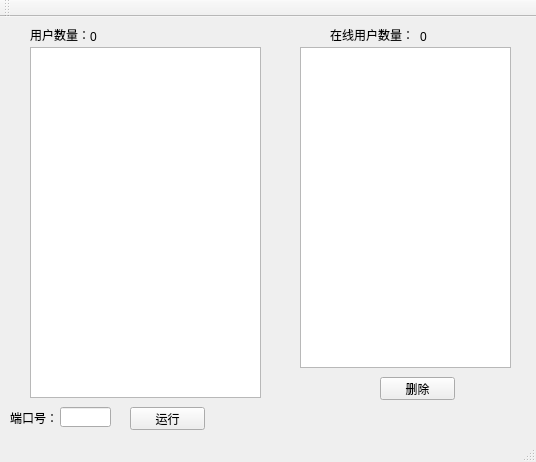
<?xml version="1.0" encoding="UTF-8"?>
<ui version="4.0">
 <class>MainWindow</class>
 <widget class="QMainWindow" name="MainWindow">
  <property name="geometry">
   <rect>
    <x>0</x>
    <y>0</y>
    <width>536</width>
    <height>462</height>
   </rect>
  </property>
  <property name="windowTitle">
   <string>服务器</string>
  </property>
  <widget class="QWidget" name="centralWidget">
   <widget class="QListWidget" name="listWidget">
    <property name="geometry">
     <rect>
      <x>30</x>
      <y>30</y>
      <width>231</width>
      <height>351</height>
     </rect>
    </property>
   </widget>
   <widget class="QLabel" name="label">
    <property name="geometry">
     <rect>
      <x>30</x>
      <y>10</y>
      <width>61</width>
      <height>16</height>
     </rect>
    </property>
    <property name="text">
     <string>用户数量：</string>
    </property>
   </widget>
   <widget class="QLabel" name="label_2">
    <property name="geometry">
     <rect>
      <x>90</x>
      <y>10</y>
      <width>54</width>
      <height>20</height>
     </rect>
    </property>
    <property name="text">
     <string>0</string>
    </property>
   </widget>
   <widget class="QPushButton" name="pushButton">
    <property name="geometry">
     <rect>
      <x>380</x>
      <y>360</y>
      <width>75</width>
      <height>23</height>
     </rect>
    </property>
    <property name="text">
     <string>删除</string>
    </property>
   </widget>
   <widget class="QListWidget" name="listWidget_2">
    <property name="geometry">
     <rect>
      <x>300</x>
      <y>30</y>
      <width>211</width>
      <height>321</height>
     </rect>
    </property>
   </widget>
   <widget class="QLabel" name="label_3">
    <property name="geometry">
     <rect>
      <x>330</x>
      <y>10</y>
      <width>81</width>
      <height>16</height>
     </rect>
    </property>
    <property name="text">
     <string>在线用户数量：</string>
    </property>
   </widget>
   <widget class="QLabel" name="label_4">
    <property name="geometry">
     <rect>
      <x>420</x>
      <y>10</y>
      <width>54</width>
      <height>20</height>
     </rect>
    </property>
    <property name="text">
     <string>0</string>
    </property>
   </widget>
   <widget class="QLabel" name="label_5">
    <property name="geometry">
     <rect>
      <x>10</x>
      <y>390</y>
      <width>54</width>
      <height>21</height>
     </rect>
    </property>
    <property name="text">
     <string>端口号：</string>
    </property>
   </widget>
   <widget class="QLineEdit" name="lineEdit">
    <property name="geometry">
     <rect>
      <x>60</x>
      <y>390</y>
      <width>51</width>
      <height>20</height>
     </rect>
    </property>
    <property name="inputMethodHints">
     <set>Qt::ImhDigitsOnly</set>
    </property>
   </widget>
   <widget class="QPushButton" name="pushButton_2">
    <property name="geometry">
     <rect>
      <x>130</x>
      <y>390</y>
      <width>75</width>
      <height>23</height>
     </rect>
    </property>
    <property name="text">
     <string>运行</string>
    </property>
   </widget>
  </widget>
  <widget class="QMenuBar" name="menuBar">
   <property name="geometry">
    <rect>
     <x>0</x>
     <y>0</y>
     <width>536</width>
     <height>23</height>
    </rect>
   </property>
  </widget>
  <widget class="QToolBar" name="mainToolBar">
   <attribute name="toolBarArea">
    <enum>TopToolBarArea</enum>
   </attribute>
   <attribute name="toolBarBreak">
    <bool>false</bool>
   </attribute>
  </widget>
  <widget class="QStatusBar" name="statusBar"/>
 </widget>
 <layoutdefault spacing="6" margin="11"/>
 <resources/>
 <connections/>
</ui>
